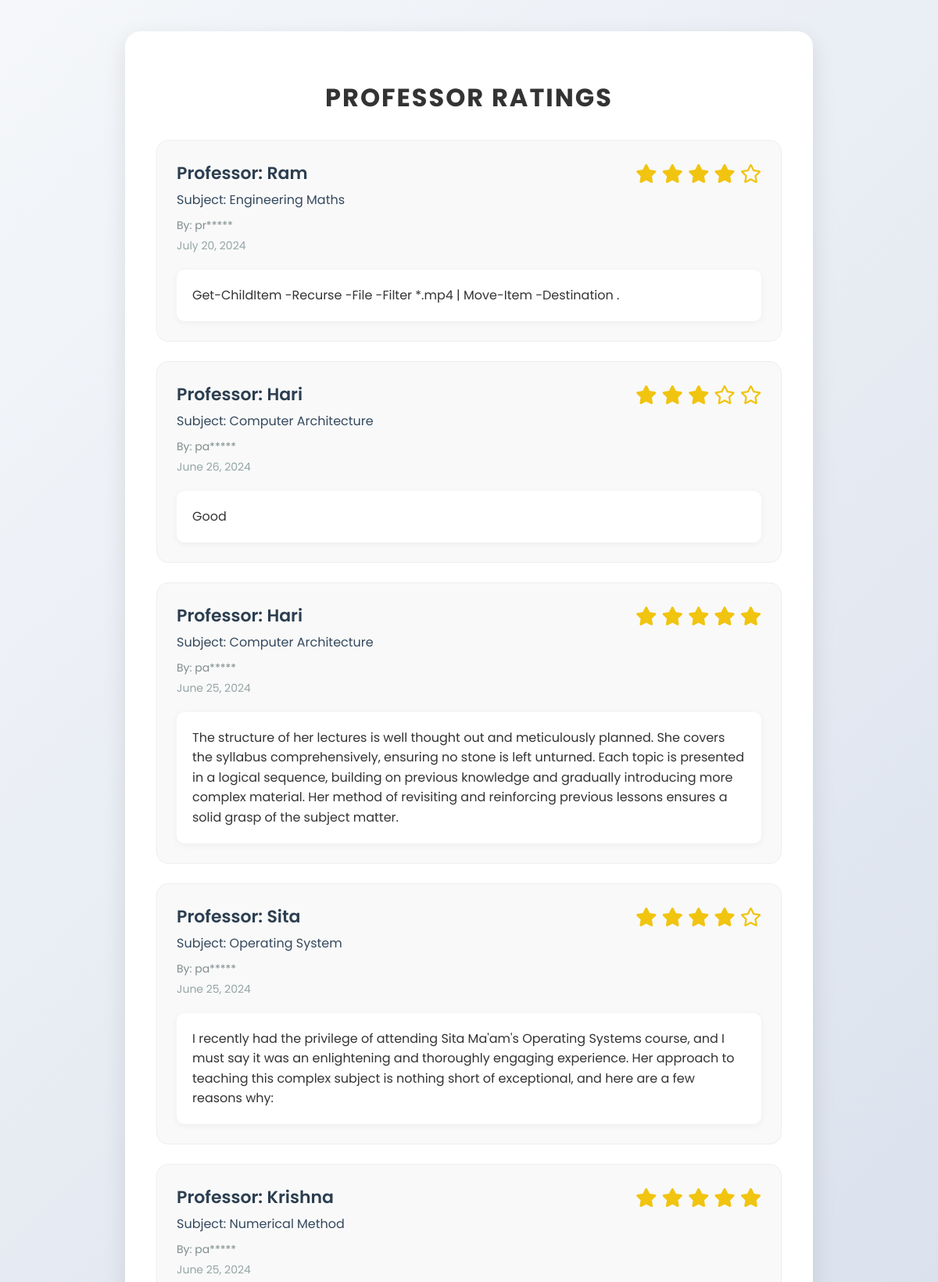
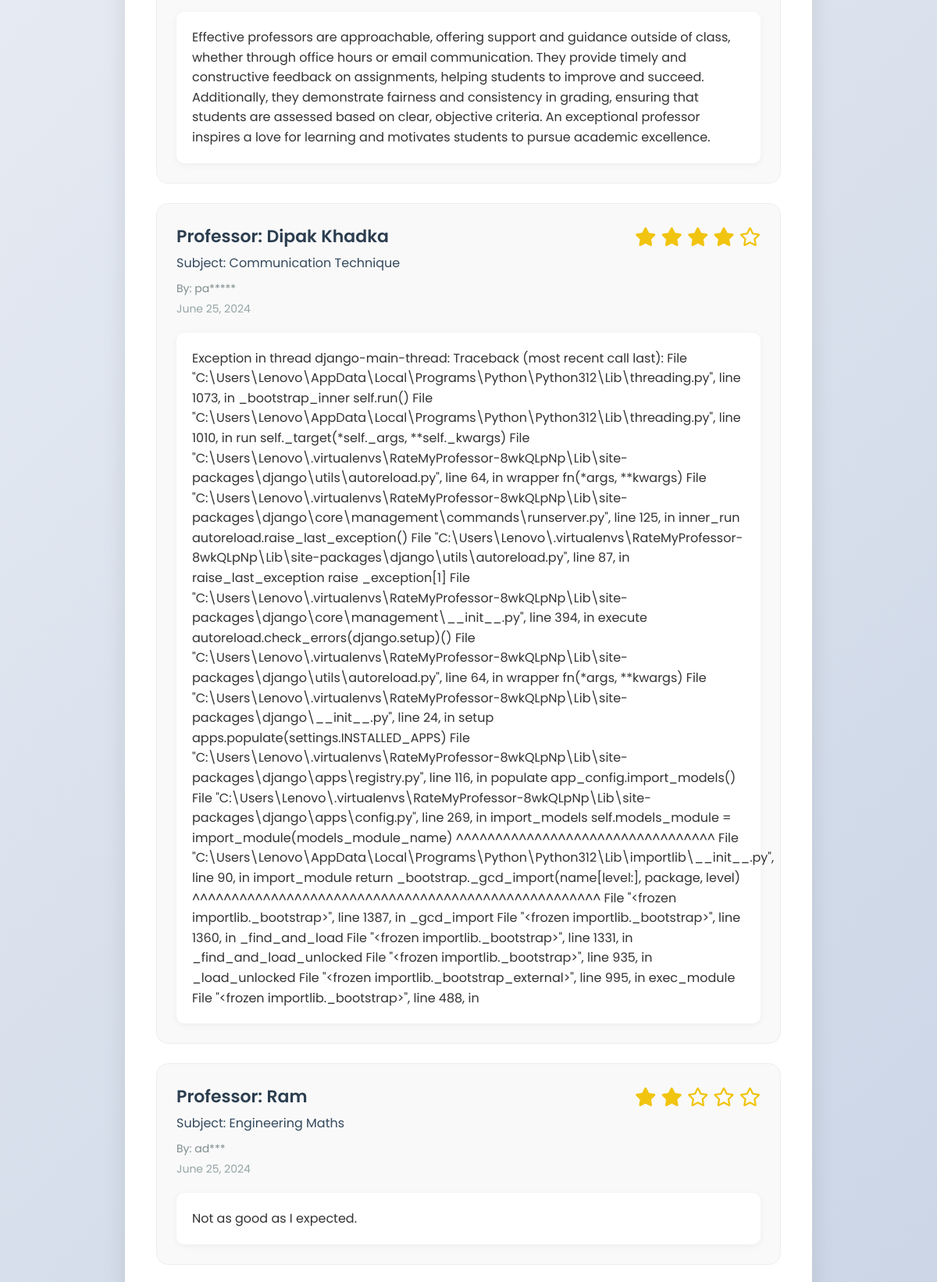
/ratings/ (upper part), run on the app's committed database (2 pictures, top to bottom).
### main/models.py (models this page shows, shortened)
class Rating(models.Model):
    author = models.ForeignKey(settings.AUTH_USER_MODEL, on_delete=models.CASCADE, default=1)
    rating = models.IntegerField(validators=[MaxValueValidator(5), MinValueValidator(1)])
    comments = models.TextField(validators=[validate_is_profane])
    datecreated = models.DateTimeField(auto_now_add=True)
    professor = models.ForeignKey(Professor, on_delete=models.CASCADE)

class Professor(models.Model):
    name = models.CharField(max_length = 255)
    course = models.CharField(max_length=255)

### main/views.py (the view)
# urls.py: path('ratings/',views.check_rating, name='check_rating'),
def check_rating(request):
    ratings = Rating.objects.all().order_by('-datecreated')
    return render(request, 'check_rating.html', {'ratings': ratings})

### main/templates/check_rating.html (shortened to what this page needs)
<!DOCTYPE html>
<html lang="en">
<head>
    <link rel="stylesheet" href="https://cdnjs.cloudflare.com/ajax/libs/font-awesome/5.15.3/css/all.min.css">
</head>
<body>
    <div class="container">
        <h1>Professor Ratings</h1>
        {% if ratings %}
            {% for rating in ratings %}
            <div class="rating">
                <div class="rating-header">
                    <div class="professor-info">
                        <div class="professor-name">Professor: {{ rating.professor.name }}</div>
                        <div class="course-name">Subject: {{ rating.professor.course }}</div>
                        <div class="author-name">By: {{ rating.author.username }}</div>
                        <div class="rating-date">{{ rating.datecreated|date:"F d, Y" }}</div>
                    </div>
                    <div class="rating-score">
                        {% for i in "12345"|make_list %}
                            {% if forloop.counter <= rating.rating %}
                                <i class="fas fa-star"></i>
                            {% else %}
                                <i class="far fa-star"></i>
                            {% endif %}
                        {% endfor %}
                    </div>
                </div>
                <div class="rating-comments">{{ rating.comments }}</div>
            </div>
            {% endfor %}
        {% else %}
            <p class="no-ratings">No ratings available at this time.</p>
        {% endif %}
    </div>
</body>
</html>

### main/templates/check_rating.html (style rules this page uses)
body { font-family: 'Poppins', sans-serif; background: linear-gradient(135deg, #f5f7fa 0%, #c3cfe2 100%); margin: 0; padding: 40px 20px; min-height: 100vh; display: flex; justify-content: center; align-items: flex-start; }
.container { max-width: 800px; width: 100%; background-color: #fff; padding: 40px; border-radius: 20px; box-shadow: 0 10px 30px rgba(0, 0, 0, 0.1); }
h1 { color: #333; text-align: center; font-size: 32px; margin-bottom: 30px; text-transform: uppercase; letter-spacing: 2px; }
.rating { background-color: #f9f9f9; border-radius: 15px; padding: 25px; margin-bottom: 25px; transition: transform 0.3s ease, box-shadow 0.3s ease; border: 1px solid #eee; }
.rating-header { display: flex; justify-content: space-between; align-items: flex-start; margin-bottom: 20px; }
.professor-info { flex-grow: 1; }
.professor-name { font-size: 22px; font-weight: 600; color: #2c3e50; margin-bottom: 5px; }
.course-name { font-size: 16px; color: #34495e; margin-bottom: 10px; }
.author-name { font-size: 14px; color: #7f8c8d; margin-bottom: 5px; }
.rating-score { color: #f1c40f; font-size: 24px; white-space: nowrap; }
.rating-date { font-size: 14px; color: #95a5a6; }
.rating-comments { background-color: #fff; border-radius: 10px; padding: 20px; font-size: 16px; line-height: 1.6; color: #333; box-shadow: 0 2px 10px rgba(0, 0, 0, 0.05); }

### data on the page
Rating: professor.name "Ram", professor.course "Engineering Maths", datecreated "July 20, 2024", rating 4 (drawn), comments "Get-ChildItem -Recurse -File -Filter *.mp4 | Move-Item -Destination ."
Rating: professor.name "Hari", professor.course "Computer Architecture", datecreated "June 26, 2024", rating 3 (drawn), comments "Good"
Rating: professor.name "Hari", professor.course "Computer Architecture", datecreated "June 25, 2024", rating 5 (drawn), comments "The structure of her lectures is well thought out and meticulously planned. She covers the syllabus comprehensively, ensuring no stone is left unturned. Each topic is presented in a logical sequence, building on previous knowledge and gradually introducing more complex material. Her method of revisiting and reinforcing previous lessons ensures a solid grasp of the subject matter."
Rating: professor.name "Sita", professor.course "Operating System", datecreated "June 25, 2024", rating 4 (drawn), comments "I recently had the privilege of attending Sita Ma'am's Operating Systems course, and I must say it was an enlightening and thoroughly engaging experience. Her approach to teaching this complex subject is nothing short of exceptional, and here are a few reasons why:"
Rating: professor.name "Krishna", professor.course "Numerical Method", datecreated "June 25, 2024", rating 5 (drawn), comments "Effective professors are approachable, offering support and guidance outside of class, whether through office hours or email communication. They provide timely and constructive feedback on assignments, helping students to improve and succeed. Additionally, they demonstrate fairness and consistency in grading, ensuring that students are assessed based on clear, objective criteria. An exceptional professor inspires a love for learning and motivates students to pursue academic excellence."
Rating: professor.name "Dipak Khadka", professor.course "Communication Technique", datecreated "June 25, 2024", rating 4 (drawn), comments "Exception in thread django-main-thread: Traceback (most recent call last): File \"C:\\Users\\Lenovo\\AppData\\Local\\Programs\\Python\\Python312\\Lib\\threading.py\", line 1073, in _bootstrap_inner self.run() File \"C:\\Users\\Lenovo\\AppData\\Local\\Programs\\Python\\Python312\\Lib\\threading.py\", line 1010, in run self._target(*self._args, **self._kwargs) File \"C:\\Users\\Lenovo\\.virtualenvs\\RateMyProfessor-8wkQLpNp\\Lib\\site-packages\\django\\utils\\autoreload.py\", line 64, in wrapper fn(*args, **kwargs) File \"C:\\Users\\Lenovo\\.virtualenvs\\RateMyProfessor-8wkQLpNp\\Lib\\site-packages\\django\\core\\management\\commands\\runserver.py\", line 125, in inner_run autoreload.raise_last_exception() File…"
Rating: professor.name "Ram", professor.course "Engineering Maths", datecreated "June 25, 2024", rating 2 (drawn), comments "Not as good as I expected."
